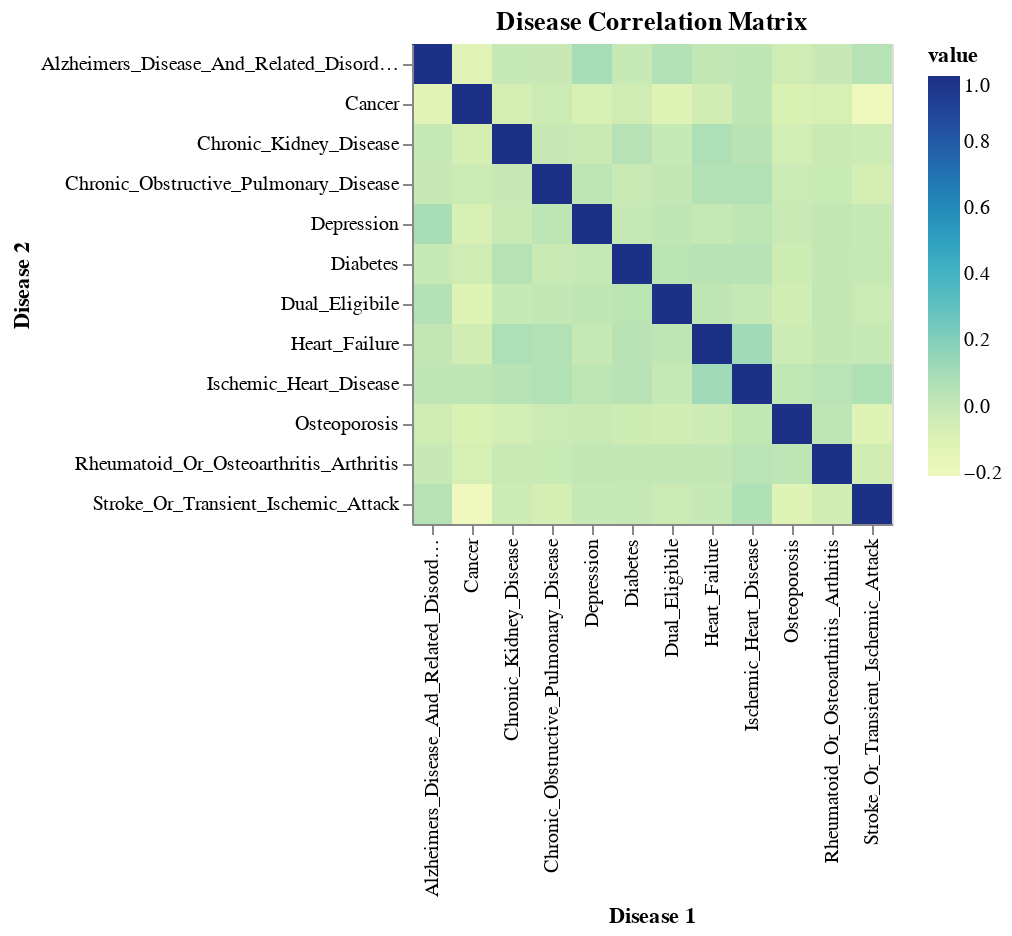

The cell this chart's notebook holds for it:
### Code cell
#print(dataset_1.columns)
disease_columns = [col for col in dataset_1.columns if col.startswith('Is_') and col != 'Is_Two_Or_More_Chronic_Conditions']
#print(disease_columns)
disease_columns = [col.replace('Is_','') for col in disease_columns]
#print(disease_columns)
dataset_1= dataset_1.rename(columns=lambda x: x.replace('Is_', '') if x.startswith('Is_') else x)
#print(dataset_1.head())

#Converting string and booelan values to numerical in order to fit a correlation matrix
dataset_1 = dataset_1.applymap(lambda x: 1 if x is True else 0 if x in [False, np.nan] else x)
#print(dataset_1.head())


corr_data = dataset_1[disease_columns].corr().reset_index().melt('index')
corr_chart = alt.Chart(corr_data).mark_rect().encode(
    x=alt.X('index:O', title='Disease 1'),
    y=alt.Y('variable:O', title='Disease 2'),
    color='value:Q'
).properties(title='Disease Correlation Matrix')

corr_chart

### Figure 1 — Vega-Lite specification as saved in the notebook (floating-point values rounded to 4 significant figures; data arrays with more than 128 entries replaced by an {"elided": "..."} marker saying what was removed)
{"config": {"view": {"continuousWidth": 400, "continuousHeight": 300}}, "data": {"name": "data-50781ce71489ff1f008433ab6906c536"}, "mark": "rect", "encoding": {"color": {"field": "value", "type": "quantitative"}, "x": {"field": "index", "title": "Disease 1", "type": "ordinal"}, "y": {"field": "variable", "title": "Disease 2", "type": "ordinal"}}, "title": "Disease Correlation Matrix", "$schema": "https://vega.github.io/schema/vega-lite/v4.17.0.json", "datasets": {"data-50781ce71489ff1f008433ab6906c536": {"elided": "144 records"}}}
